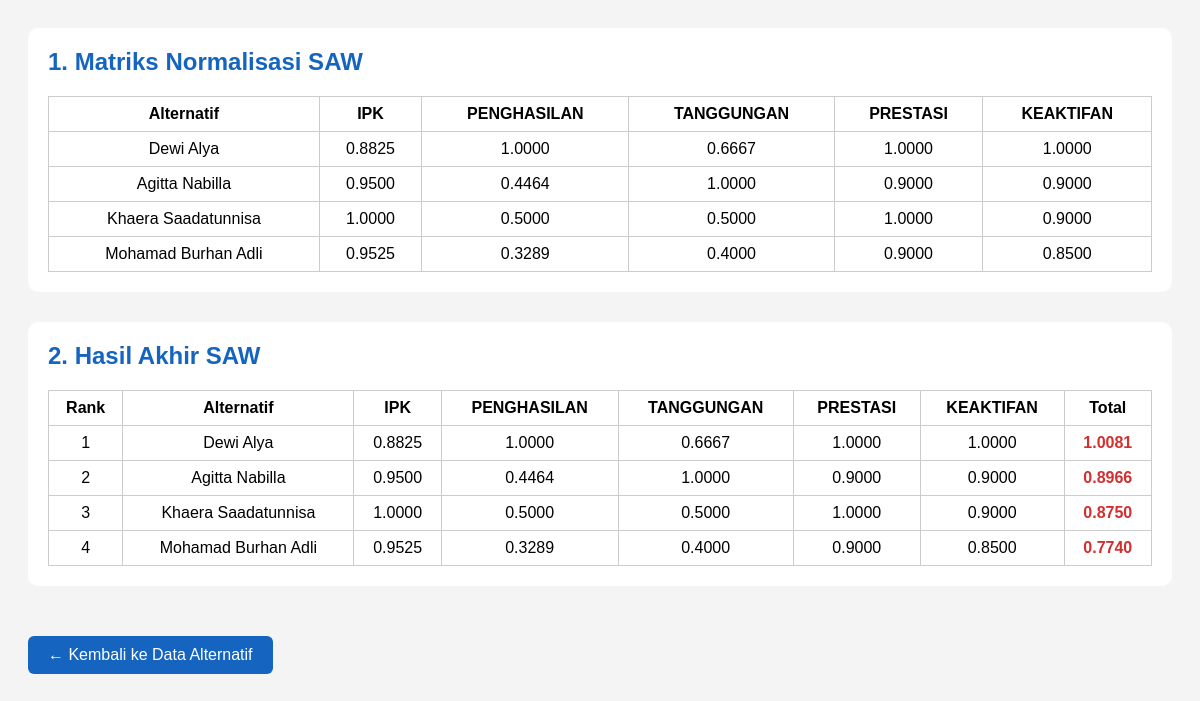
Screenshot of /admin/proses_hitung_saw.php (signed in) with the database file from the repository.
### tables this page shows
CREATE TABLE `alternatif` (
  `id_alternatif` int(11) NOT NULL,
  `nama_alternatif` varchar(50) NOT NULL,
  `c1` float NOT NULL,
  `c2` float NOT NULL,
  `c3` float NOT NULL,
  `c4` float NOT NULL,
  `c5` float NOT NULL
);

### admin/proses_hitung_saw.php (the view, shortened to what this page needs)
<?php
include '../config.php';
$q = mysqli_query($koneksi, "SELECT * FROM alternatif ORDER BY id_alternatif ASC");
$alternatif = [];
while ($r = mysqli_fetch_assoc($q)) {
    $alternatif[] = [
        'id' => $r['id_alternatif'],
        'nama' => $r['nama_alternatif'],
        'values' => [$r['c1'], $r['c2'], $r['c3'], $r['c4'], $r['c5']],
    ];
}
$bobot = [0.3,0.25,0.14,0.2,0.2];
$kategori = ['benefit','cost','cost','benefit','benefit'];
$matriks = array_column($alternatif,'values');
$max=[];$min=[];
for($j=0;$j<5;$j++){
    $col=array_column($matriks,$j);
    $max[$j]=max($col);
    $min[$j]=min($col);
}
$norm=[];$hasil=[];
foreach($matriks as $i=>$row){
    $total=0;
    foreach($row as $j=>$val){
        if($kategori[$j]=='benefit'){
            $norm[$i][$j]=$val/$max[$j];
        }else{
            $norm[$i][$j]=$min[$j]/$val;
        }
        $total+=round($norm[$i][$j]*$bobot[$j],4);
    }
    $hasil[]= ['id'=>$alternatif[$i]['id'],'nama'=>$alternatif[$i]['nama'],'nilai'=>$norm[$i],'total'=>round($total,4)];
}
usort($hasil,fn($a,$b)=>$b['total']<=>$a['total']);
$nama_kriteria=['IPK','PENGHASILAN','TANGGUNGAN','PRESTASI','KEAKTIFAN'];
?>
<!DOCTYPE html>
<html>
<head><title>Hasil SAW</title>
</head>
<body>
<div class="box">
    <h2>1. Matriks Normalisasi SAW</h2>
    <table>
        <tr><th>Alternatif</th><?php foreach($nama_kriteria as $k)echo"<th>$k</th>";?></tr>
        <?php foreach($hasil as $row): ?>
        <tr>
            <td><?=htmlspecialchars($row['nama'])?></td>
            <?php foreach($row['nilai']as$v)echo"<td>".number_format($v,4)."</td>";?>
        </tr>
        <?php endforeach;?>
    </table>
</div>
<div class="box">
    <h2>2. Hasil Akhir SAW</h2>
    <table>
        <tr><th>Rank</th><th>Alternatif</th><?php foreach($nama_kriteria as$k)echo"<th>$k</th>";?><th>Total</th></tr>
        <?php foreach($hasil as$i=>$row):?>
        <tr>
            <td><?=$i+1?></td>
            <td><?=htmlspecialchars($row['nama'])?></td>
            <?php foreach($row['nilai']as$v)echo"<td>".number_format($v,4)."</td>";?>
            <td><strong><?=number_format($row['total'],4)?></strong></td>
        </tr>
        <?php endforeach;?>
    </table>
</div>
<a href="alternatif.php" style="display:inline-block;margin-top:20px;text-decoration:none;color:white;background:#1565c0;padding:10px 20px;border-radius:6px;">← Kembali ke Data Alternatif</a>
</body></html>

### admin/proses_hitung_saw.php (style rules this page uses)
body { font-family:Arial;padding:20px;background:#f4f4f4; }
.box { padding:20px;border-radius:10px;margin-bottom:30px;background:white; }
h2 { margin-top:0;color:#1565c0; }
table { border-collapse:collapse;width:100%;margin-top:10px; }
th,td { border:1px solid #ccc;padding:8px;text-align:center; }
strong { color:#d32f2f; }

### rows the page displays
alternatif: nama_alternatif "Dewi Alya", v "0.8825", v "1.0000", v "0.6667", total "1.0081"
alternatif: nama_alternatif "Agitta Nabilla", v "0.9500", v "0.4464", v "1.0000", v "0.9000", total "0.8966"
alternatif: nama_alternatif "Khaera Saadatunnisa", v "1.0000", v "0.5000", v "0.9000", total "0.8750"
alternatif: nama_alternatif "Mohamad Burhan Adli", v "0.9525", v "0.3289", v "0.4000", v "0.9000", v "0.8500", total "0.7740"

### other values shown
$k "IPK"
$k "PENGHASILAN"
$k "TANGGUNGAN"
$k "PRESTASI"
$k "KEAKTIFAN"
